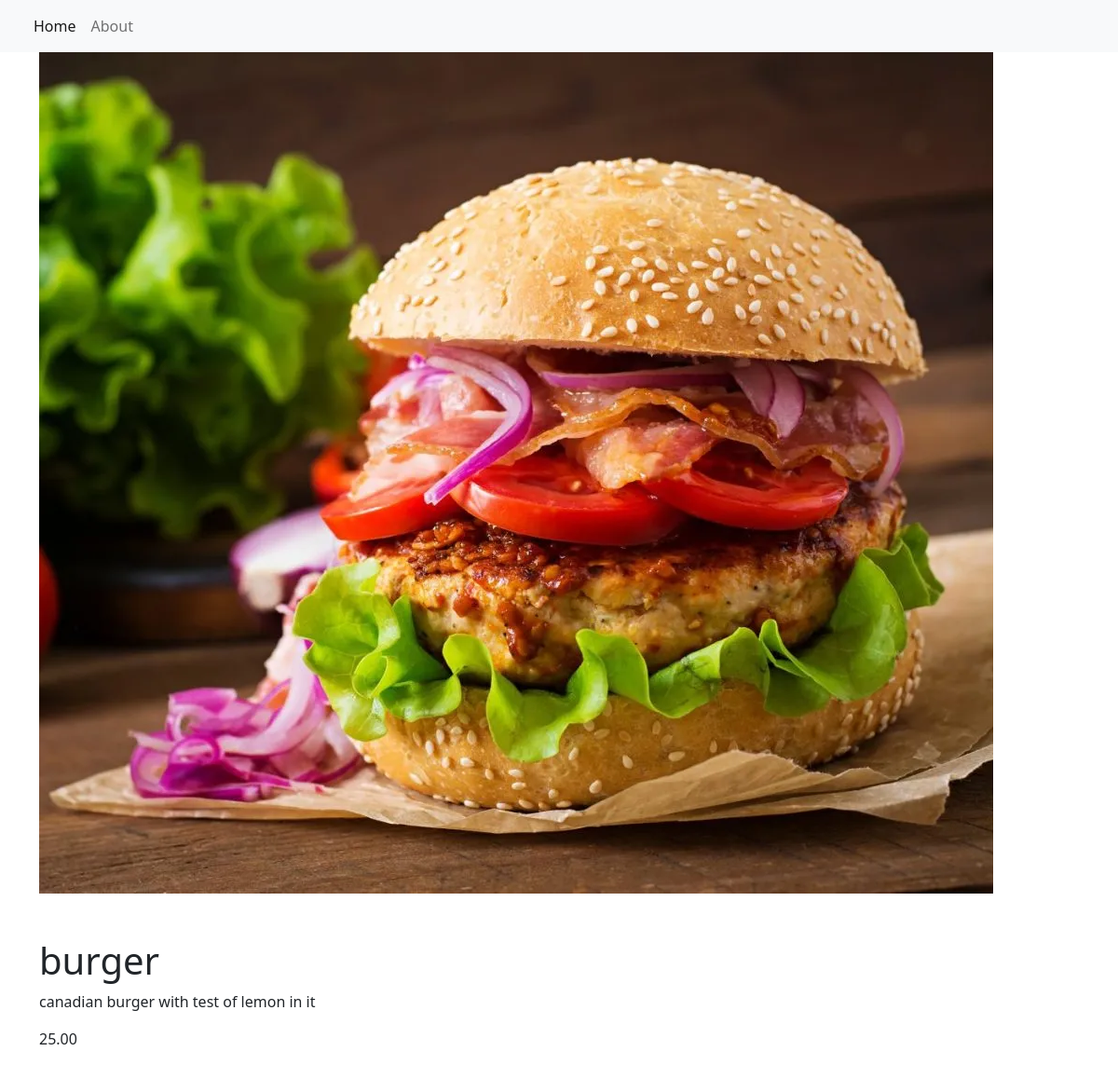
Before: /item/3/ with the older database file.
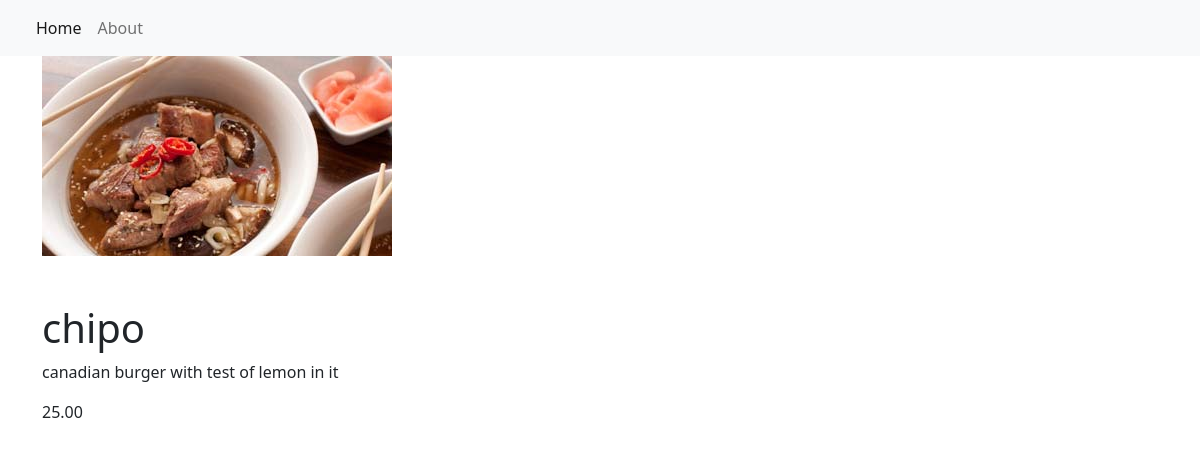
After: the same page with the newer database file.
### restaurant_menu/models.py (models this page shows, shortened)
class Item(models.Model):
    meal = models.CharField(max_length=10000, unique=True)
    description = models.CharField(max_length=2000)
    image = models.ImageField(upload_to="products/")
    price = models.DecimalField(max_digits=10, decimal_places=2)
    meal_type = models.CharField(max_length=200, choices=MEAL_TYPE)
    author = models.ForeignKey(User, on_delete=models.PROTECT)
    status = models.IntegerField(choices=STATUS, default=1)
    date_created = models.DateTimeField(auto_now=True)
    date_updated = models.DateTimeField(auto_now=True)

### restaurant_menu/views.py (the view)
# urls.py: path('item/<int:pk>/', views.MenuItemDetail.as_view(), name="menu_item"),
class MenuItemDetail(generic.DetailView):
    model = Item
    template_name = "menu_item_detail.html"

### restaurant_menu/templates/menu_item_detail.html
{% extends 'base.html' %}
{% block content %}
<div class="container">
     <img src = "{{item.image.url}}">
    <h1 class="pt-5">{{ item.meal }}</h1>
    <p>{{ item.description }}</p>
     <p>{{ item.price }}</p>
</div>
{% endblock content %} =

Changed rows visible on the page:
changed Item "canadian burger with test of lemon in it": image: a different picture; meal "burger" → "chipo"
